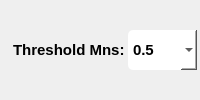
             <widget class="QWidget" name="widget_35" native="true">
              <layout class="QHBoxLayout" name="horizontalLayout_35">
               <property name="spacing">
                <number>3</number>
               </property>
               <property name="leftMargin">
                <number>3</number>
               </property>
               <property name="topMargin">
                <number>5</number>
               </property>
               <property name="rightMargin">
                <number>3</number>
               </property>
               <property name="bottomMargin">
                <number>5</number>
               </property>
               <item>
                <widget class="QLabel" name="label_50">
                 <property name="sizePolicy">
                  <sizepolicy hsizetype="Fixed" vsizetype="Preferred">
                   <horstretch>0</horstretch>
                   <verstretch>0</verstretch>
                  </sizepolicy>
                 </property>
                 <property name="font">
                  <font>
                   <weight>75</weight>
                   <bold>true</bold>
                  </font>
                 </property>
                 <property name="text">
                  <string/>
                 </property>
                 <property name="pixmap">
                  <pixmap>all-icons/business.png</pixmap>
                 </property>
                </widget>
               </item>
               <item>
                <widget class="QLabel" name="label_51">
                 <property name="sizePolicy">
                  <sizepolicy hsizetype="Preferred" vsizetype="Preferred">
                   <horstretch>0</horstretch>
                   <verstretch>0</verstretch>
                  </sizepolicy>
                 </property>
                 <property name="font">
                  <font>
                   <pointsize>11</pointsize>
                   <weight>75</weight>
                   <bold>true</bold>
                  </font>
                 </property>
                 <property name="text">
                  <string>Threshold Mns:</string>
                 </property>
                </widget>
               </item>
               <item>
                <widget class="QComboBox" name="combobox_mns_threshold">
                 <property name="sizePolicy">
                  <sizepolicy hsizetype="Preferred" vsizetype="Preferred">
                   <horstretch>0</horstretch>
                   <verstretch>0</verstretch>
                  </sizepolicy>
                 </property>
                 <property name="minimumSize">
                  <size>
                   <width>0</width>
                   <height>40</height>
                  </size>
                 </property>
                 <property name="maximumSize">
                  <size>
                   <width>145</width>
                   <height>40</height>
                  </size>
                 </property>
                 <property name="font">
                  <font>
                   <pointsize>11</pointsize>
                   <weight>75</weight>
                   <italic>false</italic>
                   <bold>true</bold>
                  </font>
                 </property>
                 <property name="styleSheet">
                  <string notr="true">background-color:  white;
border-radius: 5px;
padding: 5px;</string>
                 </property>
                 <item>
                  <property name="text">
                   <string>0.5</string>
                  </property>
                 </item>
                 <item>
                  <property name="text">
                   <string>0.1</string>
                  </property>
                 </item>
                 <item>
                  <property name="text">
                   <string>0.15</string>
                  </property>
                 </item>
                 <item>
                  <property name="text">
                   <string>0.2</string>
                  </property>
                 </item>
                 <item>
                  <property name="text">
                   <string>0.25</string>
                  </property>
                 </item>
                 <item>
                  <property name="text">
                   <string>0.3</string>
                  </property>
                 </item>
                 <item>
                  <property name="text">
                   <string>0.35</string>
                  </property>
                 </item>
                 <item>
                  <property name="text">
                   <string>0.4</string>
                  </property>
                 </item>
                 <item>
                  <property name="text">
                   <string>0.45</string>
                  </property>
                 </item>
                 <item>
                  <property name="text">
                   <string>0.55</string>
                  </property>
                 </item>
                 <item>
                  <property name="text">
                   <string>0.6</string>
                  </property>
                 </item>
                 <item>
                  <property name="text">
                   <string>0.65</string>
                  </property>
                 </item>
                 <item>
                  <property name="text">
                   <string>0.7</string>
                  </property>
                 </item>
                 <item>
                  <property name="text">
                   <string>0.75</string>
                  </property>
                 </item>
                 <item>
                  <property name="text">
                   <string>0.8</string>
                  </property>
                 </item>
                 <item>
                  <property name="text">
                   <string>0.85</string>
                  </property>
                 </item>
                 <item>
                  <property name="text">
                   <string>0.9</string>
                  </property>
                 </item>
                 <item>
                  <property name="text">
                   <string>0.95</string>
                  </property>
                 </item>
                 <item>
                  <property name="text">
                   <string>1.0</string>
                  </property>
                 </item>
                </widget>
               </item>
              </layout>
             </widget>
